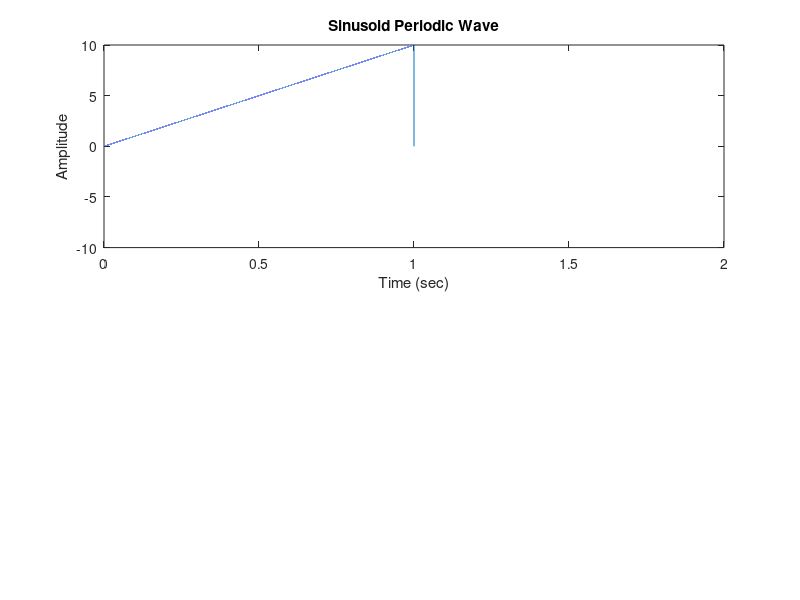

This figure's MATLAB source:
%dent de serra
fs           = 44101;            % Sampling Rate (check with your computer/sound board doc)
duration     = 1.0;              % Signal duration time in seconds
f = 10;                         % Frequency in Hz. 

t = 0:(1/fs):duration-(1/fs);    % Axis time.
l = duration*fs-(1/fs);
n = 0:1:l;      % Index vector.
c = l/f;
cicles = 0;
x = sin(2*pi*n*(f/fs))';
for i = 1 : l
    if(mod(i,c)==0)
        cicles = cicles +1;
    end
    x(i) = i/(c)-cicles*c;
end
subplot(2,1,1)
plot(t,x)
axis([0 2 -10 10])
xlabel('Time (sec)')
ylabel('Amplitude') 
title('Sinusoid Periodic Wave')